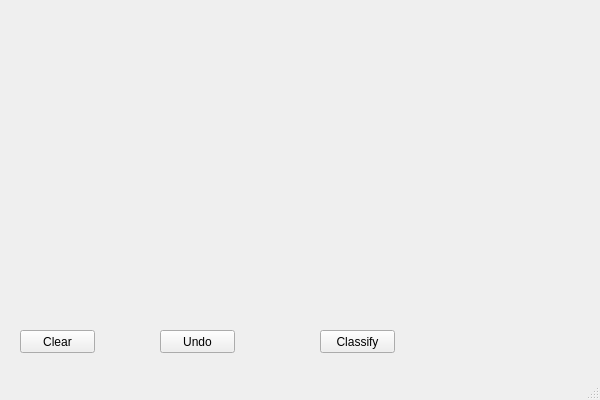
<?xml version="1.0" encoding="UTF-8"?>
<ui version="4.0">
 <class>PathClassificationGUIClass</class>
 <widget class="QMainWindow" name="PathClassificationGUIClass">
  <property name="geometry">
   <rect>
    <x>0</x>
    <y>0</y>
    <width>600</width>
    <height>400</height>
   </rect>
  </property>
  <property name="windowTitle">
   <string>PathClassificationGUI</string>
  </property>
  <widget class="QWidget" name="centralWidget">
   <widget class="DrawWidget" name="drawArea" native="true">
    <property name="geometry">
     <rect>
      <x>0</x>
      <y>0</y>
      <width>601</width>
      <height>321</height>
     </rect>
    </property>
   </widget>
   <widget class="QPushButton" name="clearBtn">
    <property name="geometry">
     <rect>
      <x>20</x>
      <y>330</y>
      <width>75</width>
      <height>23</height>
     </rect>
    </property>
    <property name="text">
     <string>Clear</string>
    </property>
   </widget>
   <widget class="QPushButton" name="undoBtn">
    <property name="geometry">
     <rect>
      <x>160</x>
      <y>330</y>
      <width>75</width>
      <height>23</height>
     </rect>
    </property>
    <property name="text">
     <string>Undo</string>
    </property>
   </widget>
   <widget class="QPushButton" name="classifyBtn">
    <property name="geometry">
     <rect>
      <x>320</x>
      <y>330</y>
      <width>75</width>
      <height>23</height>
     </rect>
    </property>
    <property name="text">
     <string>Classify</string>
    </property>
   </widget>
  </widget>
  <widget class="QStatusBar" name="statusBar"/>
 </widget>
 <layoutdefault spacing="6" margin="11"/>
 <customwidgets>
  <customwidget>
   <class>DrawWidget</class>
   <extends>QWidget</extends>
   <header>drawwidget.h</header>
  </customwidget>
 </customwidgets>
 <resources>
  <include location="PathClassificationGUI.qrc"/>
 </resources>
 <connections/>
</ui>
